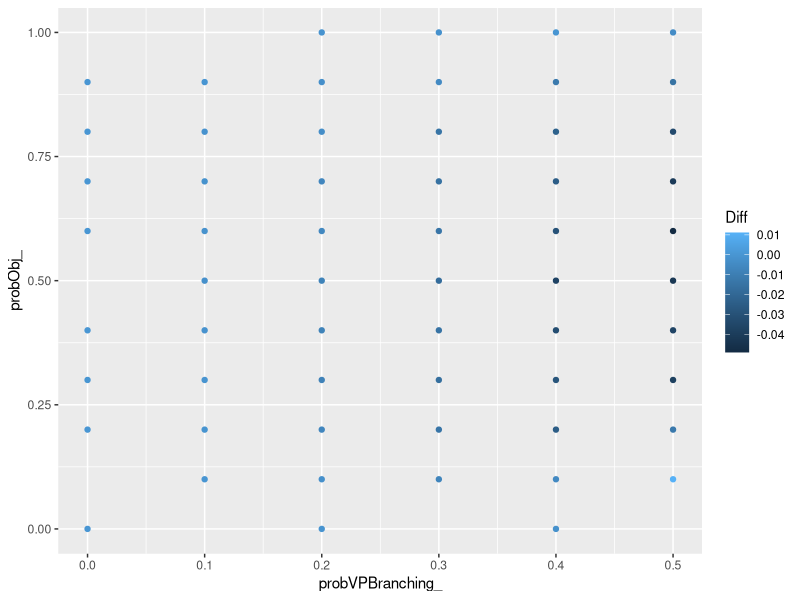

Source code (R):
data = read.csv("results.tsv", sep="\t")

library(dplyr)
library(tidyr)
library(ggplot2)

data2 = data %>% filter(probNPBranching == 0.0)


data3 = data2 %>% mutate(probVPBranching_ = round(probVPBranching*10)/10, probObj_ = round(probObj*10)/10)
data3 = data3 %>% group_by(probVPBranching_, probObj_) %>% summarise(Diff = mean(Diff))

plot = ggplot(data=data2, aes(x=probVPBranching, y=probObj, color=Diff)) + geom_point()


plot = ggplot(data=data3, aes(x=probVPBranching_, y=probObj_, color=Diff)) + geom_point()


